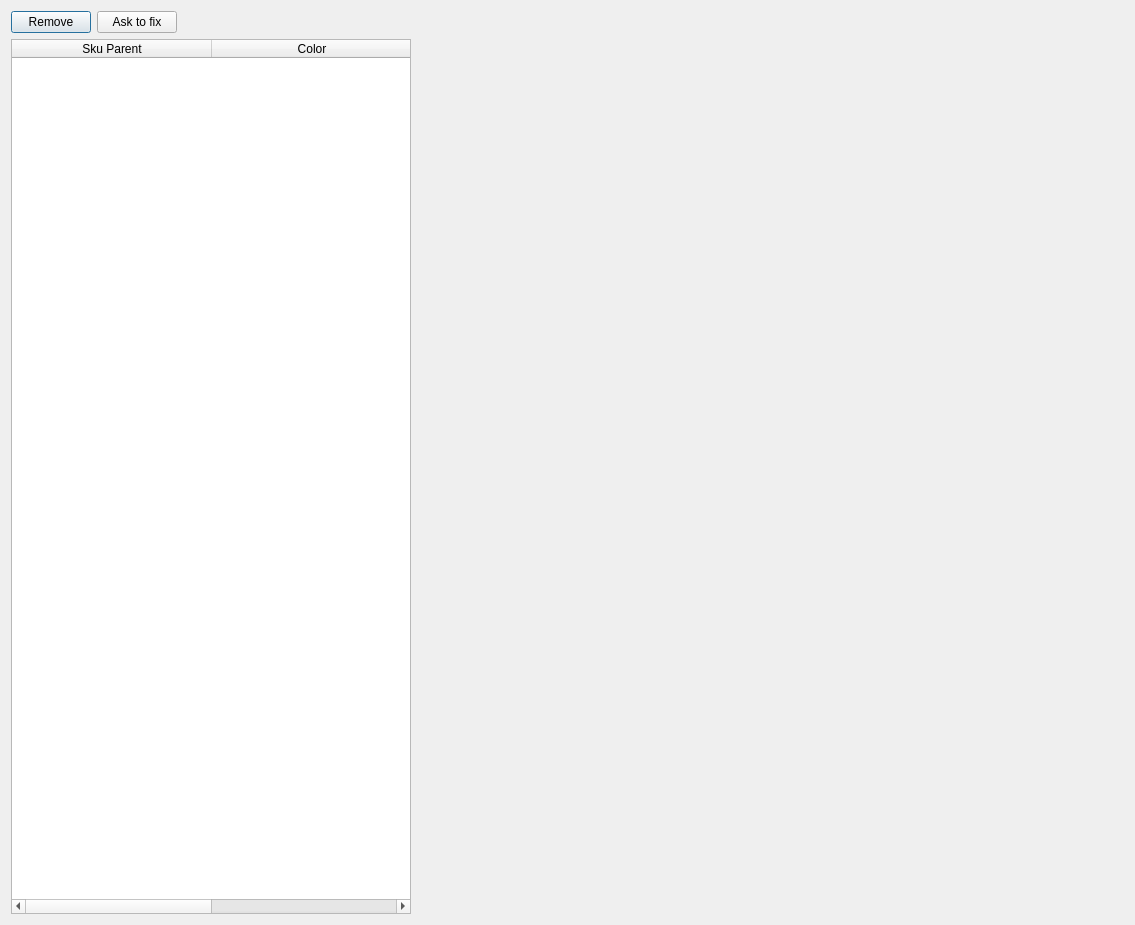
<?xml version="1.0" encoding="UTF-8"?>
<ui version="4.0">
 <class>DialogReviewAiDesc</class>
 <widget class="QDialog" name="DialogReviewAiDesc">
  <property name="geometry">
   <rect>
    <x>0</x>
    <y>0</y>
    <width>1135</width>
    <height>925</height>
   </rect>
  </property>
  <property name="windowTitle">
   <string>Dialog</string>
  </property>
  <layout class="QVBoxLayout" name="verticalLayout">
   <item>
    <layout class="QHBoxLayout" name="horizontalLayout">
     <item>
      <widget class="QPushButton" name="buttonRemove">
       <property name="text">
        <string>Remove</string>
       </property>
      </widget>
     </item>
     <item>
      <widget class="QPushButton" name="buttonAskToFix">
       <property name="text">
        <string>Ask to fix</string>
       </property>
      </widget>
     </item>
     <item>
      <spacer name="horizontalSpacer">
       <property name="orientation">
        <enum>Qt::Horizontal</enum>
       </property>
       <property name="sizeHint" stdset="0">
        <size>
         <width>40</width>
         <height>20</height>
        </size>
       </property>
      </spacer>
     </item>
    </layout>
   </item>
   <item>
    <layout class="QHBoxLayout" name="horizontalLayout_2">
     <item>
      <widget class="QTableWidget" name="tableWidgetPrompts">
       <property name="maximumSize">
        <size>
         <width>400</width>
         <height>16777215</height>
        </size>
       </property>
       <property name="focusPolicy">
        <enum>Qt::WheelFocus</enum>
       </property>
       <property name="selectionMode">
        <enum>QAbstractItemView::SingleSelection</enum>
       </property>
       <property name="selectionBehavior">
        <enum>QAbstractItemView::SelectRows</enum>
       </property>
       <attribute name="horizontalHeaderDefaultSectionSize">
        <number>200</number>
       </attribute>
       <attribute name="horizontalHeaderStretchLastSection">
        <bool>true</bool>
       </attribute>
       <column>
        <property name="text">
         <string>Sku Parent</string>
        </property>
       </column>
       <column>
        <property name="text">
         <string>Color</string>
        </property>
       </column>
      </widget>
     </item>
     <item>
      <widget class="WidgetAdDescription" name="widgetAiDesc" native="true"/>
     </item>
    </layout>
   </item>
  </layout>
 </widget>
 <customwidgets>
  <customwidget>
   <class>WidgetAdDescription</class>
   <extends>QWidget</extends>
   <header>gui/WidgetAdDescription.h</header>
   <container>1</container>
  </customwidget>
 </customwidgets>
 <resources/>
 <connections/>
</ui>
